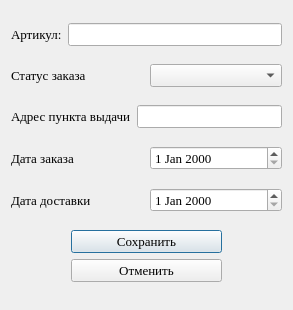
<?xml version="1.0" encoding="UTF-8"?>
<ui version="4.0">
 <class>Dialog</class>
 <widget class="QDialog" name="Dialog">
  <property name="geometry">
   <rect>
    <x>0</x>
    <y>0</y>
    <width>293</width>
    <height>310</height>
   </rect>
  </property>
  <property name="windowTitle">
   <string>Окно создания/редактирования заказа</string>
  </property>
  <property name="windowIcon">
   <iconset>
    <normaloff>../images/Icon.png</normaloff>../images/Icon.png</iconset>
  </property>
  <layout class="QVBoxLayout" name="verticalLayout_3">
   <item>
    <layout class="QHBoxLayout" name="horizontalLayout">
     <item>
      <widget class="QLabel" name="label">
       <property name="font">
        <font>
         <family>Times New Roman</family>
         <pointsize>10</pointsize>
        </font>
       </property>
       <property name="text">
        <string>Артикул:</string>
       </property>
      </widget>
     </item>
     <item>
      <widget class="QLineEdit" name="lineEdit_article">
       <property name="font">
        <font>
         <family>Times New Roman</family>
         <pointsize>10</pointsize>
        </font>
       </property>
      </widget>
     </item>
    </layout>
   </item>
   <item>
    <layout class="QHBoxLayout" name="horizontalLayout_2">
     <item>
      <widget class="QLabel" name="label_2">
       <property name="font">
        <font>
         <family>Times New Roman</family>
         <pointsize>10</pointsize>
        </font>
       </property>
       <property name="text">
        <string>Статус заказа</string>
       </property>
      </widget>
     </item>
     <item>
      <widget class="QComboBox" name="comboBox_status">
       <property name="font">
        <font>
         <family>Times New Roman</family>
         <pointsize>10</pointsize>
        </font>
       </property>
      </widget>
     </item>
    </layout>
   </item>
   <item>
    <layout class="QHBoxLayout" name="horizontalLayout_3">
     <item>
      <widget class="QLabel" name="label_3">
       <property name="font">
        <font>
         <family>Times New Roman</family>
         <pointsize>10</pointsize>
        </font>
       </property>
       <property name="text">
        <string>Адрес пункта выдачи</string>
       </property>
      </widget>
     </item>
     <item>
      <widget class="QLineEdit" name="lineEdit_full_address">
       <property name="font">
        <font>
         <family>Times New Roman</family>
         <pointsize>10</pointsize>
        </font>
       </property>
      </widget>
     </item>
    </layout>
   </item>
   <item>
    <layout class="QHBoxLayout" name="horizontalLayout_4">
     <item>
      <widget class="QLabel" name="label_4">
       <property name="font">
        <font>
         <family>Times New Roman</family>
         <pointsize>10</pointsize>
        </font>
       </property>
       <property name="text">
        <string>Дата заказа</string>
       </property>
      </widget>
     </item>
     <item>
      <widget class="QDateEdit" name="dateEdit_order_date">
       <property name="font">
        <font>
         <family>Times New Roman</family>
         <pointsize>10</pointsize>
        </font>
       </property>
      </widget>
     </item>
    </layout>
   </item>
   <item>
    <layout class="QHBoxLayout" name="horizontalLayout_5">
     <item>
      <widget class="QLabel" name="label_5">
       <property name="font">
        <font>
         <family>Times New Roman</family>
         <pointsize>10</pointsize>
        </font>
       </property>
       <property name="text">
        <string>Дата доставки</string>
       </property>
      </widget>
     </item>
     <item>
      <widget class="QDateEdit" name="dateEdit_delivery_date">
       <property name="font">
        <font>
         <family>Times New Roman</family>
         <pointsize>10</pointsize>
        </font>
       </property>
      </widget>
     </item>
    </layout>
   </item>
   <item>
    <layout class="QVBoxLayout" name="verticalLayout">
     <property name="leftMargin">
      <number>60</number>
     </property>
     <property name="rightMargin">
      <number>60</number>
     </property>
     <item>
      <widget class="QPushButton" name="pushButton_save">
       <property name="font">
        <font>
         <family>Times New Roman</family>
         <pointsize>10</pointsize>
        </font>
       </property>
       <property name="text">
        <string>Сохранить</string>
       </property>
      </widget>
     </item>
     <item>
      <widget class="QPushButton" name="pushButton_cancel">
       <property name="font">
        <font>
         <family>Times New Roman</family>
         <pointsize>10</pointsize>
        </font>
       </property>
       <property name="text">
        <string>Отменить</string>
       </property>
      </widget>
     </item>
    </layout>
   </item>
  </layout>
 </widget>
 <resources/>
 <connections>
  <connection>
   <sender>pushButton_save</sender>
   <signal>clicked()</signal>
   <receiver>Dialog</receiver>
   <slot>accept()</slot>
   <hints>
    <hint type="sourcelabel">
     <x>170</x>
     <y>259</y>
    </hint>
    <hint type="destinationlabel">
     <x>502</x>
     <y>280</y>
    </hint>
   </hints>
  </connection>
  <connection>
   <sender>pushButton_cancel</sender>
   <signal>clicked()</signal>
   <receiver>Dialog</receiver>
   <slot>reject()</slot>
   <hints>
    <hint type="sourcelabel">
     <x>166</x>
     <y>287</y>
    </hint>
    <hint type="destinationlabel">
     <x>531</x>
     <y>332</y>
    </hint>
   </hints>
  </connection>
 </connections>
</ui>
